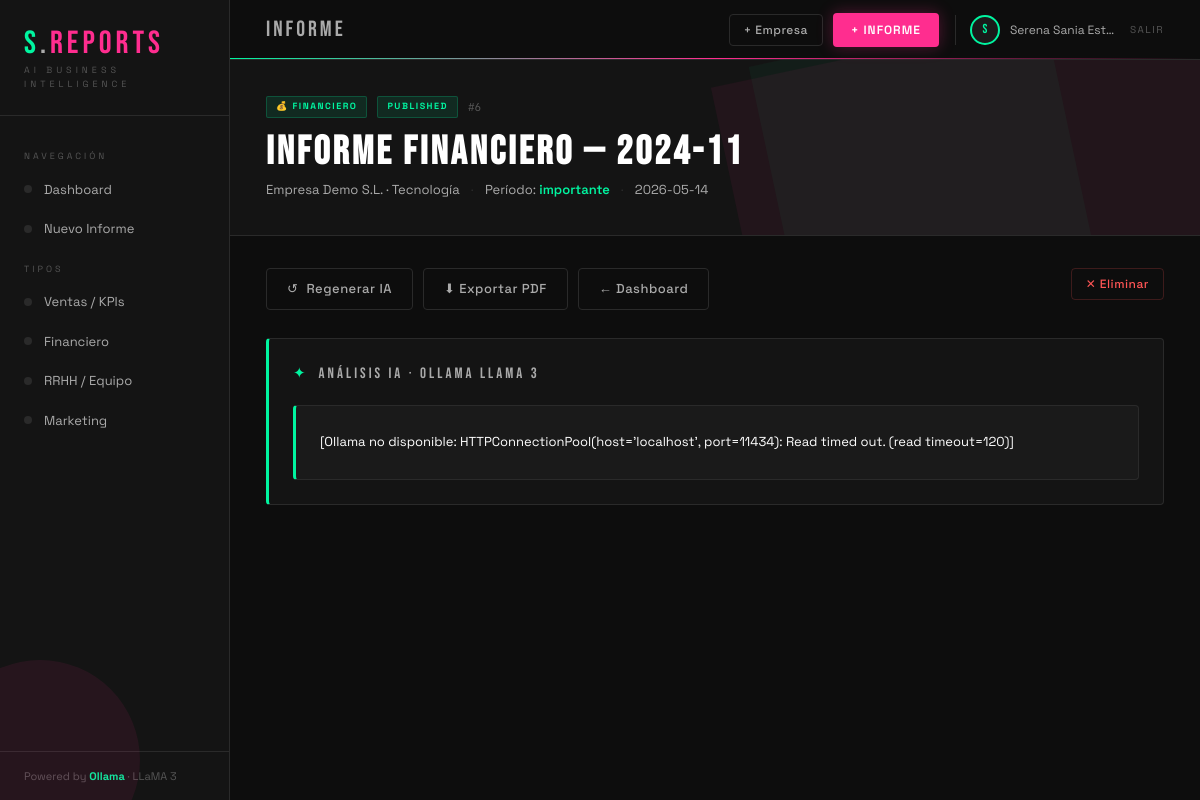
Screenshot of /report/6 (signed in) with the database file from the repository.
### tables this page shows
CREATE TABLE reports (
                id INTEGER PRIMARY KEY AUTOINCREMENT,
                company_id INTEGER,
                user_id INTEGER,
                title TEXT NOT NULL,
                report_type TEXT NOT NULL,
                period TEXT NOT NULL,
                period_label TEXT,
                status TEXT DEFAULT 'draft',
                data_json TEXT,
                analysis TEXT,
                created_at TEXT DEFAULT (datetime('now')),
                FOREIGN KEY (company_id) REFERENCES companies(id),
                FOREIGN KEY (user_id) REFERENCES users(id)
            );

CREATE TABLE companies (
                id INTEGER PRIMARY KEY AUTOINCREMENT,
                name TEXT NOT NULL,
                sector TEXT,
                created_at TEXT DEFAULT (datetime('now'))
            );

### app.py (the view)
@app.route('/report/<int:report_id>')
@login_required
def view_report(report_id):
    db = get_db()
    report = db.execute("""
        SELECT r.*, c.name as company_name, c.sector
        FROM reports r LEFT JOIN companies c ON r.company_id = c.id
        WHERE r.id = ?
    """, (report_id,)).fetchone()
    if not report:
        return redirect(url_for('index'))
    data = json.loads(report['data_json']) if report['data_json'] else {}
    return render_template('report.html', report=report, data=data, report_types=REPORT_TYPES)

### app.py (called while the page is built)
def get_db():
    conn = sqlite3.connect(DB)
    conn.row_factory = sqlite3.Row
    return conn

def login_required(f):
    @wraps(f)
    def decorated(*args, **kwargs):
        if 'user_id' not in session:
            return redirect(url_for('login'))
        return f(*args, **kwargs)
    return decorated

### templates/report.html (shortened to what this page needs)
{% extends "base.html" %}
{% block page_title %}INFORME{% endblock %}
{% block content %}
{% set rt = report_types.get(report.report_type, {'label': report.report_type, 'icon': '📋', 'color': '#FF2D8F'}) %}
<div style="position:relative;margin:-36px -36px 32px;padding:36px;background:var(--surface);border-bottom:1px solid var(--border);overflow:hidden">
  <div style="position:absolute;top:-30px;right:-60px;width:500px;height:300%;background:var(--pink);transform:rotate(-12deg);opacity:0.06;pointer-events:none"></div>
  <div style="position:absolute;top:-30px;right:100px;width:300px;height:300%;background:var(--green);transform:rotate(-12deg);opacity:0.04;pointer-events:none"></div>
  <div style="position:relative">
    <div style="display:flex;align-items:center;gap:10px;margin-bottom:14px">
      <span class="badge badge-{{ report.report_type }}">{{ rt.icon }} {{ rt.label }}</span>
      <span class="badge badge-{{ report.status }}">{{ report.status }}</span>
      <span class="mono" style="color:var(--text-muted);font-size:11px">#{{ report.id }}</span>
    </div>
    <h1 style="font-family:'Bebas Neue',sans-serif;font-size:40px;letter-spacing:3px;margin-bottom:8px;line-height:1">{{ report.title }}</h1>
    <div style="font-size:13px;color:var(--text-dim)">
      {{ report.company_name }}{% if report.sector %} · {{ report.sector }}{% endif %}
      <span style="color:var(--border);margin:0 8px">·</span>
      Período: <span style="color:var(--green);font-weight:600">{{ report.period_label or report.period }}</span>
      <span style="color:var(--border);margin:0 8px">·</span>
      {{ report.created_at[:10] }}
    </div>
  </div>
</div>
<div style="display:flex;gap:10px;margin-bottom:28px;flex-wrap:wrap">
  <button class="btn btn-ghost" onclick="regenerate()" id="regenBtn">
    <span id="regenIcon">↺</span> Regenerar IA
  </button>
  <a href="{{ url_for('export_pdf', report_id=report.id) }}" class="btn btn-ghost">⬇ Exportar PDF</a>
  <a href="{{ url_for('index') }}" class="btn btn-ghost">← Dashboard</a>
  <form method="POST" action="{{ url_for('delete_report', report_id=report.id) }}" onsubmit="return confirm('¿Eliminar?')" style="margin-left:auto">
    <button type="submit" class="btn btn-danger btn-sm">✕ Eliminar</button>
  </form>
</div>
<div class="card" style="margin-bottom:20px;border-left:3px solid var(--green)">
  <div class="card-header">
    <div class="card-title" style="display:flex;align-items:center;gap:10px">
      <span style="color:var(--green)">✦</span> Análisis IA · Ollama LLaMA 3
    </div>
  </div>
  <div class="analysis-block" id="analysisBlock">{{ report.analysis or 'Sin análisis generado.' }}</div>
</div>
{% endblock %}

### templates/base.html (style rules this page uses)
:root { --green: #00F5A0; --pink: #FF2D8F; --bg: #0d0d0d; --surface: #141414; --surface2: #1a1a1a; --border: #2a2a2a; --text: #ffffff; --text-dim: #aaaaaa; --text-muted: #555; --radius: 4px; }
* { margin: 0; padding: 0; box-sizing: border-box; }
body { font-family: 'Space Grotesk', sans-serif; background: var(--bg); color: var(--text); min-height: 100vh; font-size: 14px; line-height: 1.5; }
a { color: inherit; text-decoration: none; }
button, .btn { cursor: pointer; font-family: inherit; }
.btn { display: inline-flex; align-items: center; gap: 8px; padding: 10px 20px; border-radius: var(--radius); font-size: 13px; font-weight: 500; border: none; transition: all 0.15s; font-family: 'Space Grotesk', sans-serif; letter-spacing: 0.5px; }
.btn-ghost { background: transparent; color: var(--text-dim); border: 1px solid var(--border); }
.btn-sm { padding: 7px 14px; font-size: 12px; }
.btn-danger { background: transparent; color: #ff5555; border: 1px solid rgba(255,85,85,0.2); }
.card { background: var(--surface); border: 1px solid var(--border); border-radius: var(--radius); padding: 24px; }
.card-header { display: flex; align-items: center; justify-content: space-between; margin-bottom: 20px; }
.card-title { font-family: 'Bebas Neue', sans-serif; font-size: 15px; letter-spacing: 3px; color: var(--text-dim); text-transform: uppercase; }
.badge { display: inline-flex; align-items: center; padding: 3px 9px; border-radius: 2px; font-size: 9px; letter-spacing: 1.5px; text-transform: uppercase; font-weight: 700; }
.badge-published { background: rgba(0,245,160,0.1); color: var(--green); border: 1px solid rgba(0,245,160,0.2); }
.badge-financiero { background: rgba(0,245,160,0.1); color: var(--green); border: 1px solid rgba(0,245,160,0.2); }
.analysis-block { background: var(--surface2); border: 1px solid var(--border); border-left: 3px solid var(--green); border-radius: var(--radius); padding: 24px; font-size: 13px; line-height: 1.9; white-space: pre-wrap; color: var(--text); }
.mono { font-family: 'JetBrains Mono', monospace; font-size: 12px; }

### rows the page displays
reports: label "FINANCIERO", status "PUBLISHED", id "6", title "Informe Financiero — 2024-11", period_label "importante", created_at "2026-05-14", analysis "[Ollama no disponible: HTTPConnectionPool(host='localhost', port=11434): Read timed out. (read timeout=120)]"
companies: company_name "Empresa Demo S.L.", sector "Tecnología"

### other values shown
{{ rt.label }} "Ventas / KPIs" "Financiero" "RRHH / Equipo" "Marketing"
{{ (session.user_name or 'U')[0].upper() }} "S"
{{ session.user_name or '' }} "Serena Sania Est…"
{{ rt.icon }} "💰"
